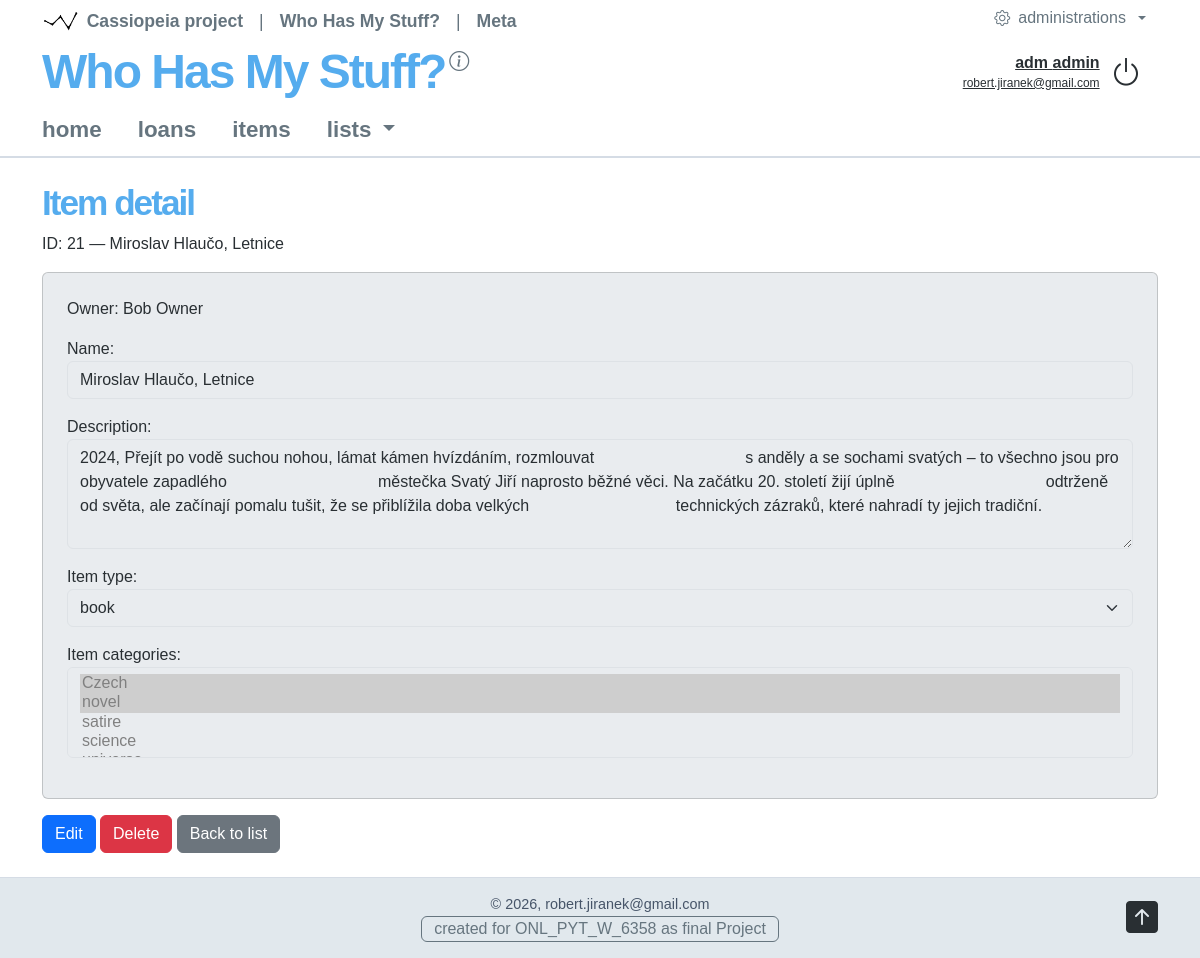
Screenshot of /whohas/itemdetail/21 (signed in) with the database file from the repository.
### whohas/models.py (models this page shows, shortened)
class Items(models.Model):
     name = models.CharField(max_length=120, null=False, db_index=True)
     description = models.TextField(null=True, blank=True)
     owner = models.ForeignKey(settings.AUTH_USER_MODEL,on_delete=models.PROTECT, null=True, blank=True,)
     item_type = models.ForeignKey("ItemTypes", on_delete=models.PROTECT, related_name="items", null=True, blank=True,)
     item_categories = models.ManyToManyField("ItemCategories", related_name="items", blank=True,)

### whohas/views/items.py (the view, shortened to what this page needs)
# urls.py: path('itemdetail/<int:itemid>', ItemDetailView.as_view(), name='itemdetail'),
class ItemDetailView(ItemFormView):
    def get_permission_required(self):
        permissions = ['whohas.view_items']
        if self.request.method == 'POST' or self.request.GET.get('edit') == '1':
            permissions.append('whohas.change_items')
        return permissions
    def get(self, request, itemid):
        item = get_object_or_404(Items.objects.select_related("owner"), pk=itemid)
        editing = request.GET.get('edit') == '1'
        form = (
            ItemWriteForm(instance=item, current_user=request.user)
            if editing else ItemForm(instance=item)
        )
        return self.show(request, form, item, editing=editing)

### syscor/views/tools.py (called while the page is built)
    @staticmethod
    def session_clear(request, session_name):
        request.session.pop(session_name, None)
        return True

### syscor/views/web.py (called while the page is built)
    @staticmethod
    def web_application_attribute_get(application_code: str = 'cassiopeia', application_attribut: str = None) -> dict[str, str] | str:
        application_code = application_code.lower()
        attribs = WEB_APPLICATIONS[application_code].copy()
        attribs['application_code'] = application_code
        if application_attribut is None:
            return attribs
        else:
            application_attribut = application_attribut.lower()
            return attribs[application_attribut]

    @staticmethod
    def web_application_module_attribute_get(module_code: str = 'cassiopeia', module_attribut: str = None) -> dict[str, str] | str:
        module_code = module_code.lower()
        attribs = WEB_APPLICATION_MODULES[module_code].copy()
        attribs['module_code'] = module_code
        if module_attribut is None:
            return attribs
        else:
            module_attribut = module_attribut.lower()
            return attribs[module_attribut]

    @staticmethod
    def web_message_get(request, message_type = 'web_message'):
        sys_msg_value = request.session.get(message_type)
        sysTools.session_clear(request, message_type)
        request.session.pop(message_type, None)
        return sys_msg_value

### syslog/views/logging.py (called while the page is built)
    @staticmethod
    def log(
        request,
        module_code: str,
        module_file_template: str,
        web_page_attributes: dict,
        timedelta_render_page: timedelta,
        timedelta_content_prepare: timedelta,
    ) -> bool:
        try:
            with transaction.atomic():
                WebLog.objects.create(
                    module_code=module_code,
                    module_file_template=module_file_template,
                    web_page_attributes=web_page_attributes,
                    timedelta_render_page=timedelta_render_page,
                    timedelta_content_prepare=timedelta_content_prepare,
                )
        except DatabaseError:
            logger.exception("WebLogging.log(): The record could not be saved to table WebLog.")
            return False
        return True

### whohas/models.py (called while the page is built)
     def __str__(self):
          return self.name

### whohas/templates/itemdetail.html (shortened to what this page needs)
{% extends "syscor-body.html" %}
{% block content-l2 %}
<h1>{% if web_data.creating %}Create item{% elif web_data.deleting %}Delete item{% else %}Item detail{% endif %}</h1>
{% if web_data.item %}<p>ID: {{ web_data.item.pk }} — {{ web_data.item.name }}</p>{% endif %}
<div class="card bg-body-secondary p-4 mb-3">
{% if web_data.item and not web_data.editing %}
<p>Owner: {% include "details/owner-slim.html" with owner=web_data.item.owner only %}</p>
{% endif %}
{% for field in web_data.form %}
<div class="mb-3">
{{ field.label_tag }} {{ field }}
</div>
{% endfor %}
</div>
{% if web_data.editing %}
<button type="submit" class="btn btn-primary">Save</button>
<a class="btn btn-secondary" href="{% if web_data.creating %}{% url 'items' %}{% else %}{% url 'itemdetail' web_data.item.pk %}{% endif %}">Cancel</a>
</form>
{% else %}
{% if perms.whohas.change_items %}<a href="{% url 'itemdetail' web_data.item.pk %}?edit=1" class="btn btn-primary">Edit</a>{% endif %}
{% if perms.whohas.delete_items %}<a href="{% url 'itemdelete' web_data.item.pk %}" class="btn btn-danger">Delete</a>{% endif %}
<a href="{% url 'items' %}" class="btn btn-secondary">Back to list</a>
{% endif %}
{% endblock %}

### syscor/templates/syscor-nav-line.html (shortened to what this page needs)
{% load static %}
<div class="row align-items-center gy-2">
    <div class="col-12 col-lg">
        <nav class="navbar rjd-brand-row justify-content-start align-items-start flex-nowrap">
            <a class="navbar-brand rjd-project-name" href="/{{ web_page_attributes.application_code }}">
                {{ web_page_attributes.application_name }}
            </a>
            <a class="icon-link rjd-header-action" href="#aboutProjectInfo"
               role="button" data-bs-toggle="modal" data-bs-target="#aboutProjectInfo"
               aria-label="About project Cassiopeia">
                <i class="bi bi-info-circle fs-5" aria-hidden="true"></i>
            </a>
        </nav>
    </div>
    <div class="col-12 col-lg-auto">
        <div class="rjd-account">
        {% if user.is_authenticated %}
            <div class="rjd-account-details">
                <a class="rjd-account-profile" href="{% url 'profile' %}">
                    {{ user.first_name }} {{ user.last_name|default:user.username }}<br>
                    <span class="rjd-account-caption">{{ user.email|default:user.username }}</span>
                </a>
            </div>
            <form action="{% url 'logout' %}" method="post">
                <button class="rjd-account-action" type="submit" aria-label="Logout" title="Logout">
                    <i class="bi bi-power fs-2" aria-hidden="true"></i>
                </button>
            </form>
        {% endif %}
        </div>
    </div>
</div>

### whohas/templates/details/owner-slim.html (shortened to what this page needs)
{% if owner %}{{ owner.get_full_name|default:owner.get_username }}{% else %}Unassigned{% endif %}

### syscor/static/css/cassiopeia/base.css (style rules this page uses)
:root { --bs-body-font-family: Calibri, Verdana, Arial, sans-serif; --bs-body-color: #292f33; --bs-body-bg: #ffffff; --bs-link-color: #292f33; --bs-link-hover-color: #66757F; --bs-link-visited-color: #292f33; }
a:where(:not(.btn, .nav-link, .dropdown-item, .navbar-brand)) { text-decoration: underline; color: #292f33 }
a:where(:not(.btn, .nav-link, .dropdown-item, .navbar-brand)):hover { text-decoration: underline; color: #55acee }
a:where(:not(.btn, .nav-link, .dropdown-item, .navbar-brand)):focus-visible { outline: 2px solid currentColor; outline-offset: 3px; }
h1 { font-size: 2.2em; color: #55acee; font-weight: 500; letter-spacing: -2px; }
.rjd-project-name { color: #55acee; letter-spacing: -2px; font-weight: 700; font-size: clamp(1.8rem, 4vw, 3rem); line-height: 1.1; padding-block: 0; min-width: 0; white-space: normal; overflow-wrap: anywhere; }
.rjd-brand-row { padding-block: 0.25rem; gap: 0.25rem; }
.rjd-brand-row .rjd-project-name { margin-inline-end: 0; }
.rjd-brand-row .rjd-header-action { color: #66757f; }
.rjd-account { display: flex; align-items: center; justify-content: flex-end; flex-wrap: nowrap; gap: 0.4rem; padding: 0.4rem 0.75rem; }
.rjd-account-details { display: flex; flex-direction: column; justify-content: center; text-align: right; gap: 0; min-width: 0; font-size: 1.0rem; line-height: 1.15; }
.rjd-account-caption { color: #292f33; font-weight: 400; font-size: 0.75rem; }
.rjd-account .rjd-account-profile { color: #292f33; font-weight: 600; text-decoration: underline; overflow-wrap: anywhere; }
.rjd-account .rjd-account-action { display: inline-flex; align-items: center; justify-content: center; flex-shrink: 0; width: 2.5rem; height: 2.5rem; border: 0; background: transparent; border-radius: 0.25rem; color: #292f33; font-size: 1rem; text-decoration: none; }
.rjd-main h1 { font-weight: 800; }

### rows the page displays
Items: item.pk "21", item.name "Miroslav Hlaučo, Letnice", form "Miroslav Hlaučo, Letnice" "2024, Přejít po vodě suchou nohou, lámat kámen hvízdáním, rozmlouvat s anděly a se sochami svatých – to všechno jsou pro obyvatele zapadlého městečka Svatý Jiří naprosto běžné věci. Na začátku 20. století žijí úplně odtrženě od světa, ale začínají pomalu tušit, že se přiblížila doba velkých technických zázraků, které nahradí ty jejich tradiční." "book"

### other values shown
{{ web_page_attributes.application_name }} "Who Has My Stuff?"
{{ user.first_name }} "adm"
{{ user.last_name|default:user.username }} "admin"
{{ user.email|default:user.username }} "robert.jiranek@gmail.com"
{{ owner.get_full_name|default:owner.get_username }} "Bob Owner"
{{ field.label_tag }} "Name:" "Description:" "Item type:" "Item categories:"
